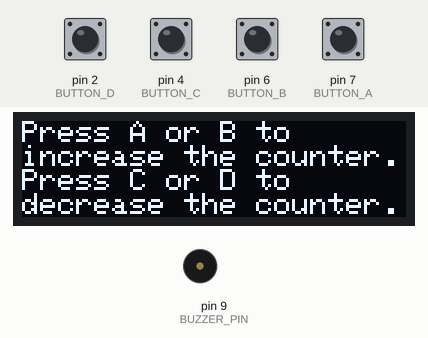
The sketch below on a simulated Arduino Uno, built with avr-gcc and run on an emulated ATmega328P. Parts: 128×32 one-colour display, buzzer (waves = sounding). The test bench sets the inputs (shaded band); at power-on: pin 2 (BUTTON_D), pin 4 (BUTTON_C), pin 6 (BUTTON_B), pin 7 (BUTTON_A) HIGH. What the sketch prints to the serial monitor is not drawn.

Above: at 1.2 s.
1.3 s: pin 2 (BUTTON_D) pulled LOW for 1 s
At 3.3 s:
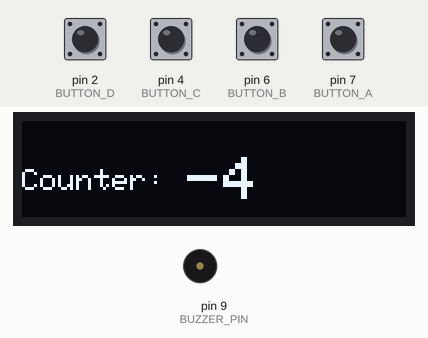
3.8 s: pin 4 (BUTTON_C) pulled LOW for 0.15 s
At 5.2 s:
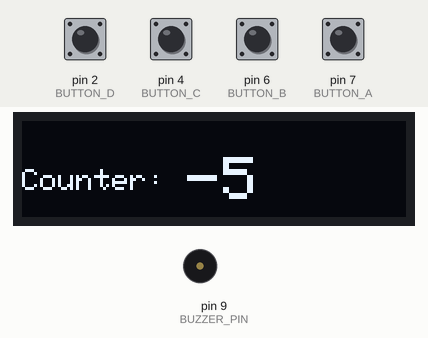
5.5 s: pin 2 (BUTTON_D) pulled LOW for 0.15 s
At 6.9 s:
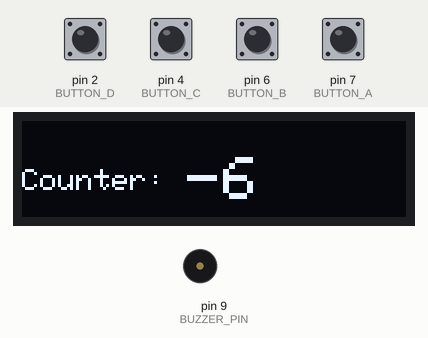
7.2 s: pin 4 (BUTTON_C) pulled LOW for 1 s
At 9.3 s:
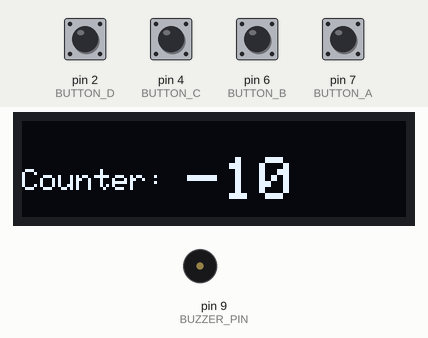
9.7 s: pin 6 (BUTTON_B) pulled LOW for 0.15 s
At 10.5 s:
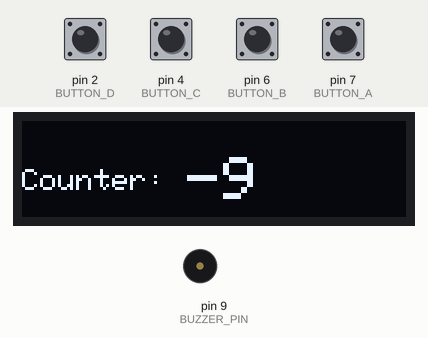
Timing chart, 0 to 12.4 s (numbered marks = the images above; inputs shaded):
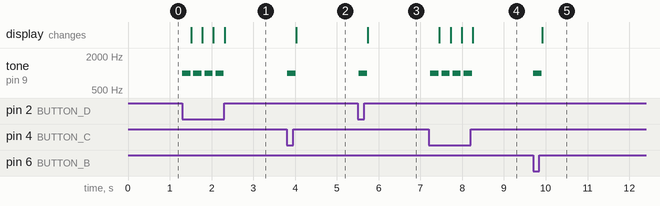

Measured:
- after the input at 1.3 s, tone on pin 9 (BUZZER_PIN): alternates 1000 Hz for 0.20 s and silent for 0.06 s, 8 changes in all, then stays silent, starting at once; the display: first changes after 0.22 s (image 1 shows a later state)
- after the input at 3.8 s, tone on pin 9 (BUZZER_PIN): silent → 1000 Hz at once, → silent 0.20 s later; the display: changes after 0.23 s (image 2)
- after the input at 5.5 s, tone on pin 9 (BUZZER_PIN): silent → 1000 Hz at once, → silent 0.20 s later; the display: changes after 0.24 s (image 3)
- after the input at 7.2 s, tone on pin 9 (BUZZER_PIN): alternates 1000 Hz for 0.20 s and silent for 0.06 s, 8 changes in all, then stays silent, starting at once; the display: first changes after 0.26 s (image 4 shows a later state)
- after the input at 9.7 s, tone on pin 9 (BUZZER_PIN): silent → 1000 Hz at once, → silent 0.20 s later; the display: changes after 0.21 s (image 5)

The sketch:

12_display_counter.ino
```cpp
/*
  Screen Counter
  Description:
  Hardware: RoboUNO, onboard buttons on D7, D6, D4, and D2, OLED Display, onboard buzzer
  Library: Adafruit_GFX, Adafruit_SSD1306
  Difficulty: XX/10
  Author: ROBO
  Date: September 2023
*/

#include <Wire.h>
#include <Adafruit_GFX.h>
#include <Adafruit_SSD1306.h>

#define SCREEN_WIDTH 128
#define SCREEN_HEIGHT 32
#define SCREEN_ADDRESS 0x3C

#define BUZZER_PIN 9  // Buzzer pin, connected to pin D9

// Define the button pins
#define BUTTON_A 7
#define BUTTON_B 6
#define BUTTON_C 4
#define BUTTON_D 2

#define BUZZER_FREQ 1000  // Define the frequency for the buzzer in Hertz

// Initialize the display
Adafruit_SSD1306 display(SCREEN_WIDTH, SCREEN_HEIGHT, &Wire);

int counter = 0;  // Initialize the counter variable


void setup() {
  Serial.begin(9600);  // initialize serial communication at 9600 bits per second
  Serial.println("Screen Counter!");

  pinMode(BUTTON_A, INPUT_PULLUP);  // Set the buttons as inputs with pull-up resistors
  pinMode(BUTTON_B, INPUT_PULLUP);
  pinMode(BUTTON_C, INPUT_PULLUP);
  pinMode(BUTTON_D, INPUT_PULLUP);

  pinMode(BUZZER_PIN, OUTPUT);  // Initialize buzzer pin as an output

  // Initialize with the I2C address of your OLED screen
  if (!display.begin(SSD1306_SWITCHCAPVCC, SCREEN_ADDRESS)) {
    Serial.println(F("SSD1306 allocation failed"));
    for (;;)
      ;
  }

  // display
  display.clearDisplay();
  display.setTextColor(SSD1306_WHITE);
  display.setTextSize(1);
  display.setCursor(0, 0);
  display.println("Press A or B to");
  display.setCursor(0, 8);
  display.println("increase the counter.");
  display.setCursor(0, 16);
  display.println("Press C or D to");
  display.setCursor(0, 24);
  display.println("decrease the counter.");
  display.display();
}


void loop() {
  // read the button states
  if (digitalRead(BUTTON_A) == LOW || digitalRead(BUTTON_B) == LOW) {
    counter++;     // increment the counter
    buzzerBeep();  // activate the buzzer
    displayCounter();  // show the number on the screen
    Serial.println(counter);
  }
  if (digitalRead(BUTTON_C) == LOW || digitalRead(BUTTON_D) == LOW) {
    counter--;     // decrement the counter
    buzzerBeep();  // activate the buzzer
    displayCounter();  // show the number on the screen
    Serial.println(counter);
  }
  delay(50);
}


void buzzerBeep() {
  tone(BUZZER_PIN, BUZZER_FREQ);
  delay(200);
  noTone(BUZZER_PIN);
}


// display the counter on the screen
void displayCounter() {
  display.clearDisplay();
  display.setTextSize(1);
  display.setCursor(0, 16);
  display.println("Counter:");
  display.setTextSize(2);
  display.setCursor(55, 12);
  display.println(String(counter));
  display.display();
}
```
